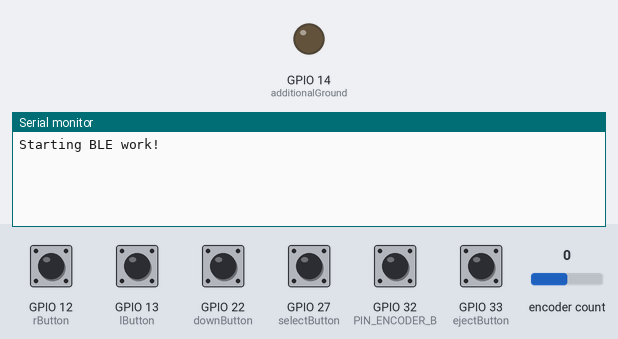
This sketch was run on a simulated ESP32. Shown: output pins drawn as LEDs (lit = HIGH), the last lines printed to the serial monitor. Inputs (shaded band) come from the test bench; at power-on: GPIO 12 (rButton), GPIO 13 (lButton), GPIO 22 (downButton), GPIO 27 (selectButton), GPIO 32 (PIN_ENCODER_B), GPIO 33 (ejectButton) HIGH, encoder count 0. USB keyboard and mouse output is not drawn.

Above: at 1.2 s.
1.3 s: encoder count set to 1
At 1.8 s:
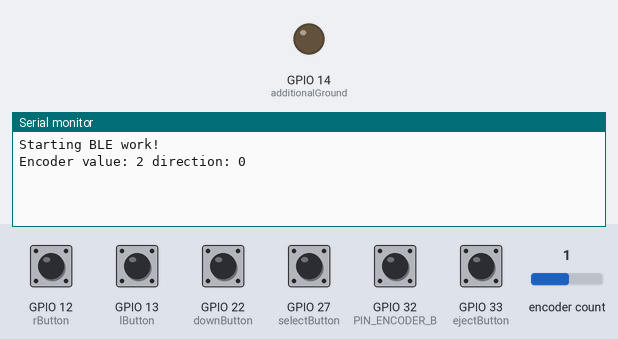
2.8 s: GPIO 22 (downButton) pulled LOW for 0.15 s
At 4.0 s:
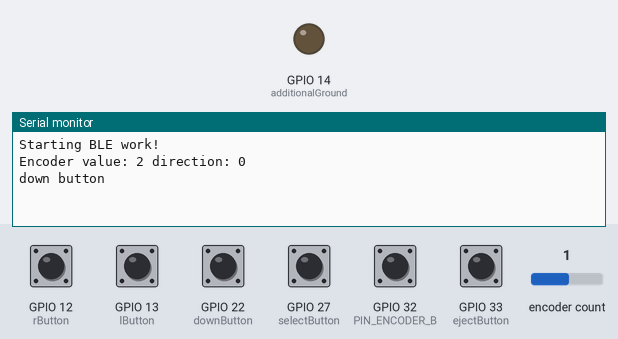
4.4 s: GPIO 27 (selectButton) pulled LOW for 0.15 s
At 5.4 s:
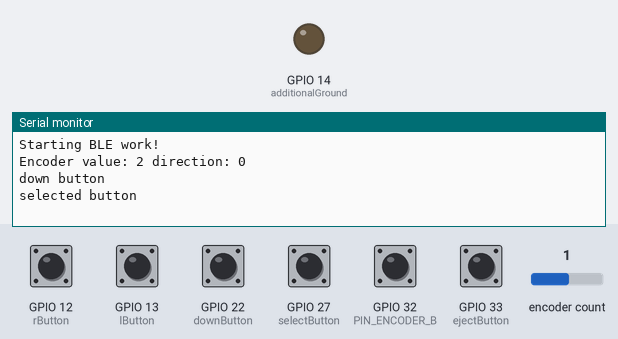
6.0 s: GPIO 33 (ejectButton) pulled LOW for 0.15 s
At 6.6 s:
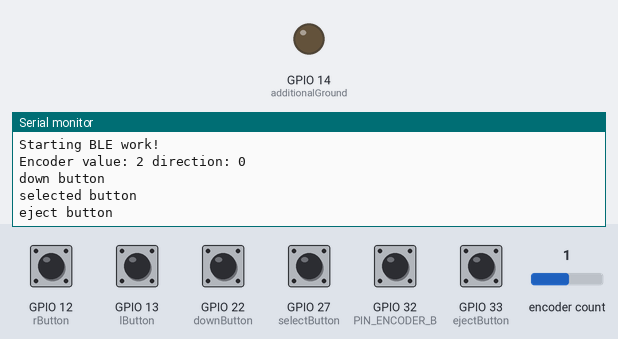

Measured:
- after the input at 1.3 s, the serial monitor: prints a new line at once (image 1)
- after the input at 2.8 s, the serial monitor: prints a new line at once (image 2)
- after the input at 4.4 s, the serial monitor: prints a new line at once (image 3)
- after the input at 6.0 s, the serial monitor: prints a new line at once (image 4)

The sketch:

SendKeyStrokesWithEject.ino
```cpp
/**
 * This example turns the ESP32 into a Bluetooth LE keyboard that writes the words, presses Enter, presses a media key and then Ctrl+Alt+Delete
 */
#include <BleKeyboard.h>
#include <RotaryEncoder.h>


const int PIN_ENCODER_A = 15;
const int PIN_ENCODER_B = 32;

RotaryEncoder encoder(PIN_ENCODER_A, PIN_ENCODER_B, RotaryEncoder::LatchMode::TWO03);
// This interrupt will do our encoder reading/checking!
void checkPosition() {
  encoder.tick(); // just call tick() to check the state.
}
int last_rotary = 0;

BleKeyboard bleKeyboard;

const int lButton = 13;
const int rButton = 12;
const int selectButton = 27;
const int ejectButton = 33;
const int downButton = 22;
const int additionalGround = 14;


int lButtonState = 1;
int rButtonState = 1;
int selectButtonState = 1;
int ejectButtonState = 1;
int downButtonState = 1;
int lastState = 0;  // 0 nothing, 1 left, 2 right, 3 select, 4 eject, 5 down

void setup() {
  Serial.begin(115200);
  Serial.println("Starting BLE work!");
  bleKeyboard.begin();
  pinMode(additionalGround, OUTPUT);
  digitalWrite(additionalGround, LOW);
  pinMode(lButton, INPUT_PULLUP);
  pinMode(rButton, INPUT_PULLUP);
  pinMode(selectButton, INPUT_PULLUP);
  pinMode(ejectButton, INPUT_PULLUP);
  pinMode(downButton, INPUT_PULLUP);
  attachInterrupt(digitalPinToInterrupt(PIN_ENCODER_A), checkPosition, CHANGE);
  attachInterrupt(digitalPinToInterrupt(PIN_ENCODER_B), checkPosition, CHANGE);
}

void loop() {
  if(bleKeyboard.isConnected()) {
    int curr_rotary = encoder.getPosition();
    bool didScroll = false;
    RotaryEncoder::Direction direction = encoder.getDirection();

    if (curr_rotary != last_rotary) {
      Serial.print("Encoder value: ");
      Serial.print(curr_rotary);
      Serial.print(" direction: ");
      Serial.println((int)direction);
      if ((int)direction == -1) {
        bleKeyboard.write(KEY_RIGHT_ARROW);
        delay(20);
      } else if ((int)direction == 1) {
        bleKeyboard.write(KEY_LEFT_ARROW);
        delay(20);
      }
      didScroll = true;
    }
    last_rotary = curr_rotary;

    lButtonState = digitalRead(lButton);
    if (lButtonState == 0 && lastState != 1) {
      lastState = 1;
      bleKeyboard.releaseAll();
      bleKeyboard.write(KEY_ESC);
      delay(20);
    }

    rButtonState = digitalRead(rButton);
    if (rButtonState == 0 && lastState != 2) {
      bleKeyboard.releaseAll();
      lastState = 2;
      bleKeyboard.write(KEY_RIGHT_ARROW);
      delay(20);
    }

    selectButtonState = digitalRead(selectButton);
    if (selectButtonState == 0 && lastState != 3) {
      Serial.println("selected button");
      lastState = 3;
      bleKeyboard.releaseAll();
      bleKeyboard.press(KEY_LEFT_CTRL);
      bleKeyboard.press(KEY_LEFT_ALT);
      bleKeyboard.write(0x20);
      delay(100);
    }

    ejectButtonState = digitalRead(ejectButton);
    if (ejectButtonState == 0 && lastState != 4) {
      Serial.println("eject button");
      lastState = 4;
      bleKeyboard.write(KEY_MEDIA_EJECT);
      delay(100);
    }


    downButtonState = digitalRead(downButton);
    if (downButtonState == 0 && lastState != 5) {
      Serial.println("down button");
      lastState = 5;
      bleKeyboard.releaseAll();
      bleKeyboard.press(KEY_LEFT_CTRL);
      bleKeyboard.press(KEY_LEFT_ALT);
      bleKeyboard.write(0x68);
      delay(100);
    }


    if (selectButtonState == 1 && rButtonState == 1 && lButtonState == 1 && ejectButtonState == 1 && downButtonState == 1 && lastState != 0 && !didScroll) {
      lastState = 0;
      bleKeyboard.releaseAll();
    }
  }
}
```
